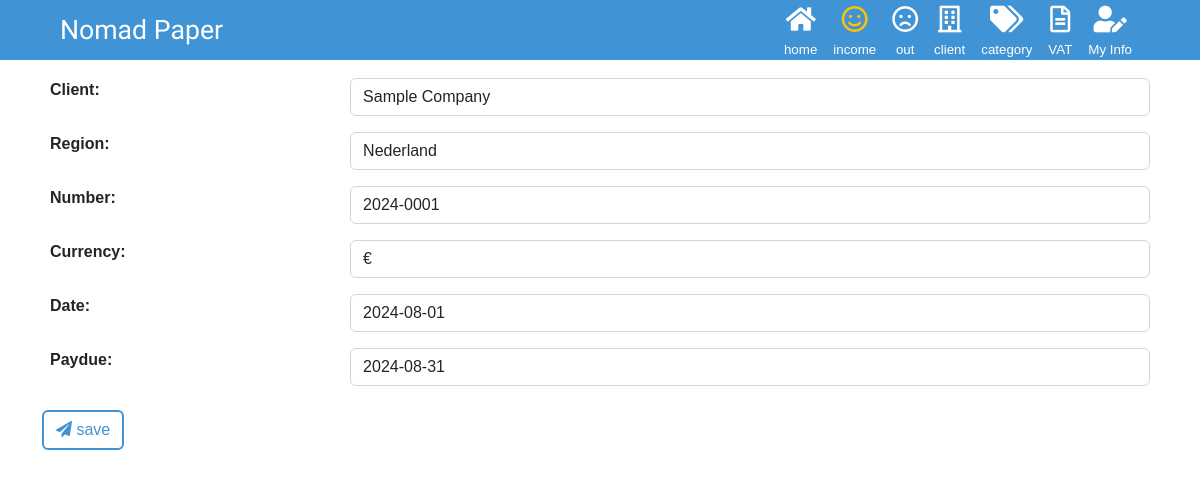
Screenshot of /in/info/1/ with the database file from the repository.
### income/models.py (models this page shows, shortened)
class Income(models.Model):
  number      = models.CharField(verbose_name='Number', max_length=100, default='', null=True, blank=True)
  client      = models.ForeignKey(Client, verbose_name='Client', null=True, blank=True, on_delete=models.SET_NULL)
  region      = models.IntegerField(verbose_name='Region', choices=REGION_CHOICES, default=0)
  status      = models.IntegerField(verbose_name='Status', choices=STATUS_CHOICES, default=0)
  date        = models.DateField(verbose_name='Date', null=True, blank=True)
  paydue      = models.DateField(verbose_name='Paydue', null=True, blank=True)
  date_paid   = models.DateField(verbose_name='Date Paid', null=True, blank=True)
  currency    = models.IntegerField(verbose_name='Currency', choices=CURRENCY_CHOICES, default=0)
  local_total = models.FloatField(verbose_name='Total in Local Currency', default=0)      # only currency!=1
  rate        = models.FloatField(verbose_name='Rate', default=0)
  net         = models.FloatField(verbose_name='Net (€)', default=0)     # only region=1(=net21+net9+net0)
  net21       = models.FloatField(verbose_name='Net 21% (€)', default=0) # only region=1
  net9        = models.FloatField(verbose_name='Net 9% (€)', default=0)  # only region=1
  net0        = models.FloatField(verbose_name='Net 0% (€)', default=0)  # only region=1
  vat         = models.FloatField(verbose_name='VAT (€)', default=0)     # only region=1(=vat9+vat21)
  vat21       = models.FloatField(verbose_name='VAT 21% (€)', default=0)  # only region=1
  vat9        = models.FloatField(verbose_name='VAT 9% (€)', default=0)   # only region=1
  total       = models.FloatField(verbose_name='Total (€)', default=0)   # when currency!=1 local_total*rate、when currency==1, =net+vat
  memo        = models.TextField(verbose_name='Memo', max_length=300, default='', null=True, blank=True)
  objects     = models.Manager()
  class Meta:
    ordering = ('pk',)

### income/views.py (the view)
# urls.py: path('info/<int:pk>/',   views.InInfoView.as_view(),   name='info'),
class InInfoView(UpdateView):
  model         = Income
  form_class    = InInfoForm
  template_name = "income/info.html"
  success_url   = reverse_lazy('income:list')
  def get_object(self, queryset=None):
    pk = self.kwargs['pk']
    if pk == 0:
      obj = None
    else:
      obj = Income.objects.get(pk=pk)
    self.obj = obj
    return obj
  def get_context_data(self, **kwargs):
    pk = self.kwargs['pk']
    context = super().get_context_data(**kwargs)
    context["function_no"] = 2
    if self.obj:
      context["client"] = Client.objects.get(pk=self.obj.client.pk)
    return context

### income/forms.py
class InInfoForm(ModelForm):
  class Meta:
    model = Income
    fields = ['client', 'region', 'number', 'currency', 'date', 'paydue']
  def __init__(self, *args, **kwargs):
    super(InInfoForm, self).__init__(*args, **kwargs)
    today = date.today()
    count = Income.objects.filter(date__year = today.year).count() + 1
    for field in self.fields.values():
      field.widget.attrs["class"] = 'form-control'
    self.fields['number'].initial = "%4d-%04d" % (today.year, count)
    self.fields['date'].initial   = today
    self.fields['paydue'].initial = today.replace(day=monthrange(today.year, today.month)[1])

### client/models.py (called while the page is built)
  def __str__(self):
    return "%s" % (self.name)

### templatetags/order_tag.py (called while the page is built)
@register.filter
def active(val1, val2):
  if val1 == val2:
    return 'text-warning'
  else:
    return 'text-white'

### templates/income/info.html (shortened to what this page needs)
{% extends "base.html" %} {% load static %} {% load order_tag %}
{% block content %}
<div id="income_info" class="container">
  <form method="post">
    <table class="table table-borderless">
      {{ form.as_table }}
    </table>
    <button type="button" class="btn btn-nomad" onclick="submit();">
      <span><i class="fas fa-paper-plane"></i></span>
      <span>save</span>
    </button>
  </form>
</div>
{% endblock %}

### static/css/nomad.css (style rules this page uses)
:root { --title-font: "Cherry Swash", "Rounded Mplus 1c", sans-serif; --nav-bg-color: #4093d4; --body-text-color: #606060; --doc-border-color: #22ac8a; }
body { font-family: "Rounded Mplus 1c", "Noto Sans JP", sans-serif; padding-top: 70px; color: var(--body-text-color); font-size: 12pt; }
.btn-nomad { border-color: var(--nav-bg-color); border-width: 2px; color: var(--nav-bg-color); }
input { width: 100%; }

### rows the page displays
Income: client "Sample Company", region "Nederland", number "2024-0001", currency "€", date "2024-08-01", paydue "2024-08-31"
